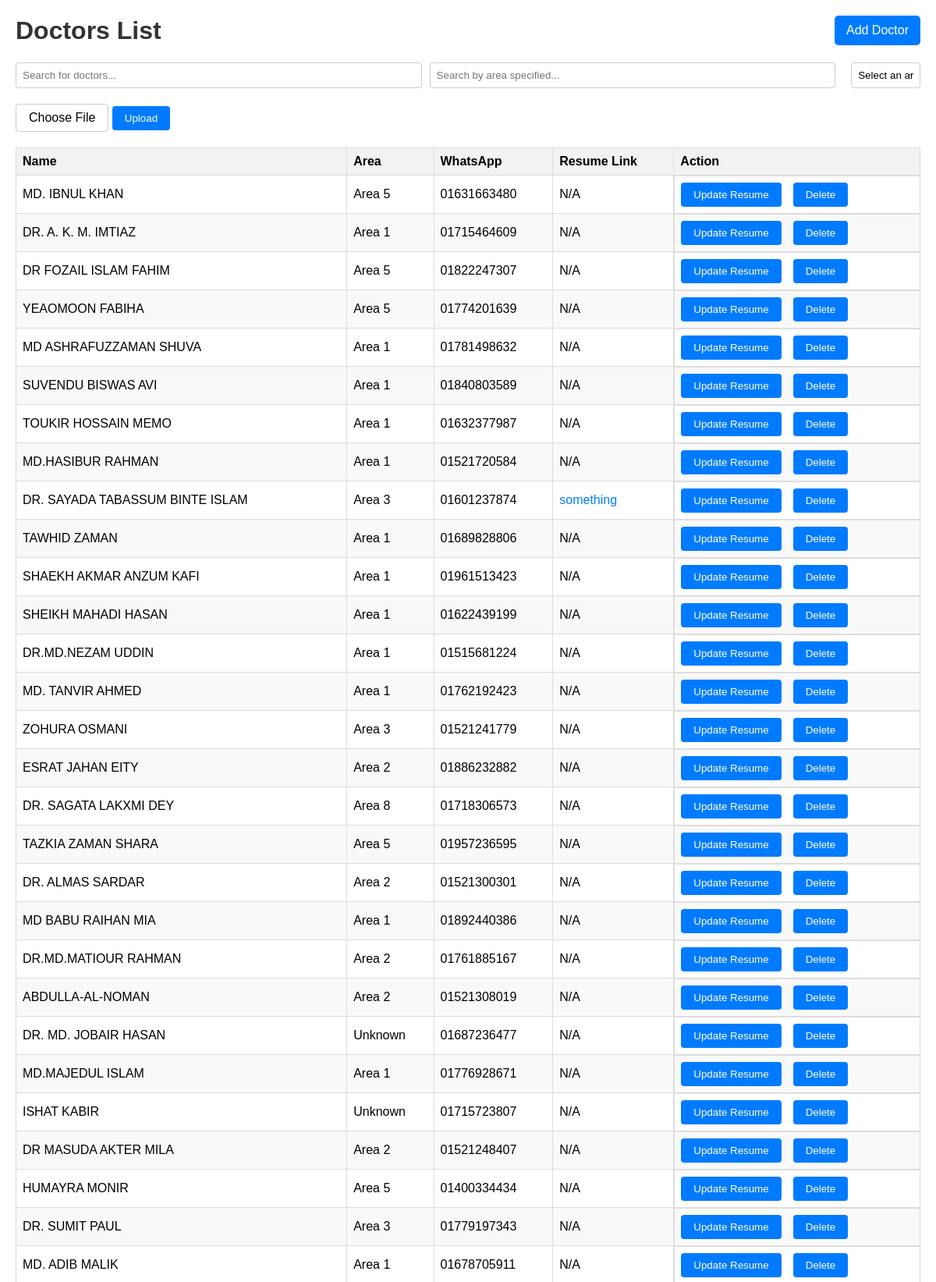
The page / (upper part) on the database its author committed.
### tables this page shows
CREATE TABLE doctors (id INTEGER PRIMARY KEY, name TEXT, area TEXT, area_specified TEXT, wa TEXT, link TEXT);

### app.py (the view)
@app.route('/')
def index():
    conn = sqlite3.connect(DATABASE)
    c = conn.cursor()
    c.execute("SELECT id, name, area, area_specified, wa, link FROM doctors")
    doctors = [{'id': row[0], 'name': row[1], 'area': row[2], 'wa': row[4], 'link': row[5]} for row in c.fetchall()]
    c.execute("SELECT DISTINCT area FROM doctors")
    areas = [row[0] for row in c.fetchall()]
    conn.close()
    return render_template('index.html', doctors=doctors, areas=areas)

### Templates/index.html (shortened to what this page needs)
<!DOCTYPE html>
<html lang="en">
<head>
</head>
<body>
    <h1>Doctors List</h1>
    <div class="search-container">
        <input type="text" id="search" placeholder="Search for doctors...">
        <input type="text" id="areaSpecifiedSearch" placeholder="Search by area specified...">
        <select id="areaDropdown">
            <option value="">Select an area</option>
        </select>
    </div>
    <div class="upload-container">
        <form action="/upload" method="post" enctype="multipart/form-data">
            <label for="file-upload" class="upload-label">Choose File</label>
            <button type="submit" class="custom-upload-button">Upload</button>
        </form>
    </div>
    <table class="doctor-table">
        <thead>
            <tr>
                <th>Name</th>
                <th>Area</th>
                <th>WhatsApp</th>
                <th>Resume Link</th>
                <th>Action</th>
            </tr>
        </thead>
        <tbody>
            {% for doctor in doctors %}
            <tr>
                <td>{{ doctor.name }}</td>
                <td>{{ doctor.area }}</td>
                <td>{{ doctor.wa }}</td>
                <td>
                    {% if doctor.link.lower().strip() not in ['n/a', 'na'] %}
                    <a href="{{ doctor.link }}" target="_blank">{{ doctor.link }}</a>
                    {% else %}
                    {{ doctor.link }}
                    {% endif %}
                </td>
                <td class="action-buttons">
                    <form action="/update_resume/{{ doctor.id }}" method="get">
                        <button class="update-resume-button" type="submit">Update Resume</button>
                    </form>
                    <form action="/delete_doctor/{{ doctor.id }}" method="post">
                        <button class="delete-button" type="submit">Delete</button>
                    </form>
                </td>
            {% endfor %}
        </tbody>
    </table>
    <a class="add-doctor-link" href="/add_doctor">Add Doctor</a>
</body>
</html>

### Templates/index.html (style rules this page uses)
body { font-family: Arial, sans-serif; margin: 20px; }
h1 { color: #333; }
input[type="text"] { width: 60%; padding: 8px; margin-bottom: 20px; border: 1px solid #ccc; border-radius: 4px; display: inline-block; }
select { width: 10%; padding: 8px; margin-left: 10px; margin-bottom: 20px; border: 1px solid #ccc; border-radius: 4px; display: inline-block; text-align: center; appearance: none; }
table { width: 100%; border-collapse: collapse; margin-bottom: 20px; }
th, td { border: 1px solid #ddd; padding: 8px; }
th { background-color: #f2f2f2; text-align: left; }
tr:nth-child(even) { background-color: #f9f9f9; }
a { color: #007bff; text-decoration: none; }
.add-doctor-link { position: absolute; top: 20px; right: 20px; padding: 10px 15px; background-color: #007bff; color: #fff; text-decoration: none; border-radius: 5px; }
.search-container { display: flex; justify-content: flex-start; align-items: center; gap: 10px; }
.upload-container { margin-bottom: 20px; }
.custom-upload-button { background-color: #007bff; color: #fff; padding: 8px 16px; border: none; border-radius: 4px; cursor: pointer; }
.upload-label { display: inline-block; padding: 8px 16px; border: 1px solid #ccc; border-radius: 4px; cursor: pointer; }
.update-resume-button, .delete-button { background-color: #007bff; color: #fff; padding: 8px 16px; border: none; border-radius: 4px; cursor: pointer; margin-right: 5px; }
.action-buttons { display: flex; gap: 10px; align-items: center; }

### rows shown on the page
doctors: name "MD. IBNUL KHAN", area "Area 5", wa "01631663480", link "N/A"
doctors: name "DR. A. K. M. IMTIAZ", area "Area 1", wa "01715464609", link "N/A"
doctors: name "DR FOZAIL ISLAM FAHIM", area "Area 5", wa "01822247307", link "N/A"
doctors: name "YEAOMOON FABIHA", area "Area 5", wa "01774201639", link "N/A"
doctors: name "MD ASHRAFUZZAMAN SHUVA", area "Area 1", wa "01781498632", link "N/A"
doctors: name "SUVENDU BISWAS AVI", area "Area 1", wa "01840803589", link "N/A"
doctors: name "TOUKIR HOSSAIN MEMO", area "Area 1", wa "01632377987", link "N/A"
doctors: name "MD.HASIBUR RAHMAN", area "Area 1", wa "01521720584", link "N/A"
doctors: name "DR. SAYADA TABASSUM BINTE ISLAM", area "Area 3", wa "01601237874", link "something"
doctors: name "TAWHID ZAMAN", area "Area 1", wa "01689828806", link "N/A"
doctors: name "SHAEKH AKMAR ANZUM KAFI", area "Area 1", wa "01961513423", link "N/A"
doctors: name "SHEIKH MAHADI HASAN", area "Area 1", wa "01622439199", link "N/A"
doctors: name "DR.MD.NEZAM UDDIN", area "Area 1", wa "01515681224", link "N/A"
doctors: name "MD. TANVIR AHMED", area "Area 1", wa "01762192423", link "N/A"
doctors: name "ZOHURA OSMANI", area "Area 3", wa "01521241779", link "N/A"
doctors: name "ESRAT JAHAN EITY", area "Area 2", wa "01886232882", link "N/A"
doctors: name "DR. SAGATA LAKXMI DEY", area "Area 8", wa "01718306573", link "N/A"
doctors: name "TAZKIA ZAMAN SHARA", area "Area 5", wa "01957236595", link "N/A"
doctors: name "DR. ALMAS SARDAR", area "Area 2", wa "01521300301", link "N/A"
doctors: name "MD BABU RAIHAN MIA", area "Area 1", wa "01892440386", link "N/A"
doctors: name "DR.MD.MATIOUR RAHMAN", area "Area 2", wa "01761885167", link "N/A"
doctors: name "ABDULLA-AL-NOMAN", area "Area 2", wa "01521308019", link "N/A"
doctors: name "DR. MD. JOBAIR HASAN", area "Unknown", wa "01687236477", link "N/A"
doctors: name "MD.MAJEDUL ISLAM", area "Area 1", wa "01776928671", link "N/A"
doctors: name "ISHAT KABIR", area "Unknown", wa "01715723807", link "N/A"
doctors: name "DR MASUDA AKTER MILA", area "Area 2", wa "01521248407", link "N/A"
doctors: name "HUMAYRA MONIR", area "Area 5", wa "01400334434", link "N/A"
doctors: name "DR. SUMIT PAUL", area "Area 3", wa "01779197343", link "N/A"
doctors: name "MD. ADIB MALIK", area "Area 1", wa "01678705911", link "N/A"
